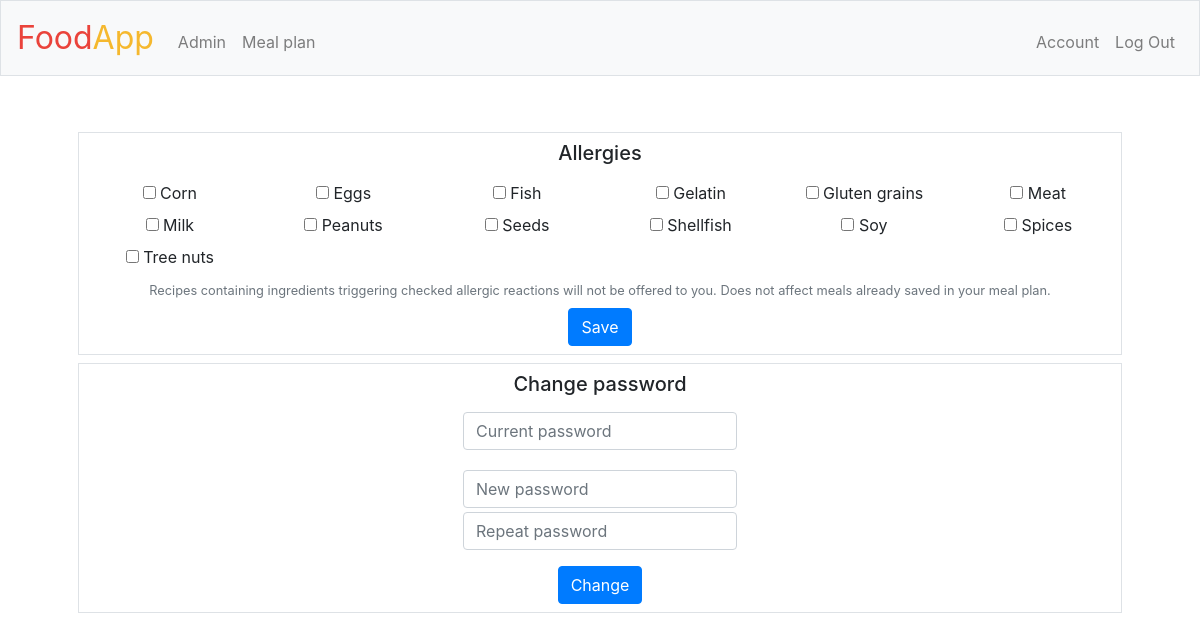
The app's page /account (signed in) with its own data.
### tables this page shows
CREATE TABLE allergies(
              id INTEGER PRIMARY KEY,
              name TEXT NOT NULL UNIQUE
            );

### application.py (the view, shortened to what this page needs)
@app.route("/account/<string:form>", methods=["POST"])
@app.route("/account", defaults={"form":None}, methods=["GET"])
@login_required
def account(form):
    user = User.from_db(db=db, id=session.get("user_id"))
    if request.method == "GET" and not form:
        allergies = db.get_rows("allergies", order_by="name ASC")
        user_allergies = {x.id for x in user.allergies}
        return render_template("account.html", allergies=allergies, user_allergies=user_allergies)

### application.py (called while the page is built)
@app.after_request
def after_request(response):
    response.headers["Cache-Control"] = "no-cache, no-store, must-revalidate"
    response.headers["Expires"] = 0
    response.headers["Pragma"] = "no-cache"
    return response

### backend/DBEntry.py (called while the page is built)
def validate_id(id):
    if not id == None:
        try:
            if not isinstance(id, int) or id < 1:
                return False
        except TypeError:
            return False
    return True

def validate_name(name):
    if not (name and isinstance(name, str)):
        return False
    return True

def to_db_obj_name(s):
    return backend.DBHandler.to_db_obj_name(s)

    @classmethod
    def from_db(cls, db, id=None, name=None):
        db_attrs = cls.get_db_attrs(db, id, name)
        if not db_attrs:
            return None
        return cls(db=db, **db_attrs)

    @classmethod
    def exists_in_db(cls, db, id=None, name=None):
        kwargs = {}
        if id:
            kwargs["id"] = id
        if name:
            kwargs["name"] = name
        if db.exists(cls.table_main, **kwargs):
            return True
        return False

    @classmethod
    def get_db_attrs(cls, db, id=None, name=None):
        if not cls.exists_in_db(db, id, name):
            return None
        table_main = to_db_obj_name(cls.table_main)
        if id:
            needle = (id,)
            query = f'SELECT * FROM "{table_main}" WHERE id = ?'
        elif name:
            needle = (name,)
            query = f'SELECT * FROM "{table_main}" WHERE name = ?'
        else:
            raise ValueError("Must provide at least one of id and name")
        row = db.c.execute(query, needle).fetchone()
        db_data = {x: y for x, y in zip(row.keys(), row)}
        return db_data

    @name.setter
    def name(self, value):
        if not validate_name(value):
            raise ValueError("name must be a non-empty string")
        self._name = value

    @db.setter
    def db(self, value):
        if value and not isinstance(value, backend.DBHandler.DBHandler):
            raise ValueError("db must be a DBHandler object")
        self.__db = value

    @property
    def id(self):
        return self._id

    @id.setter
    def id(self, value):
        if not validate_id(value):
            raise ValueError("id must be a positive integer or None")
        self._id = value

### backend/DBHandler.py (called while the page is built)
def to_db_obj_name(s):
    return s.replace('"', '""')

### backend/User.py (called while the page is built)
    @password_hash.setter
    def password_hash(self, value):
        self.__password_hash = value

### templates/account.html
{% extends "layout.html" %}
{% set CHECKBOX_GRID_WIDTH = 6 %}
{% set BOOTSTRAP_MAX_COLS = 12 %}
{% set page = request.path[request.path.rfind("/")+1:] %}
{% block main scoped %}
    {% set form_id="form-allergies" %}
    <form id="{{ form_id }}" action="/{{ page }}/allergies" method="post">
        <div class="border my-2 py-2" id="allergies">
            <label for="allergies"><h5>Allergies</h5></label><br>
                <div class="container">
                    {% for row in allergies|sort(attribute="name")|batch(CHECKBOX_GRID_WIDTH) %}
                        <div class="row">
                            {% for allergy in row %}
                                {% if allergy %}
                                <div class="col-{{ (BOOTSTRAP_MAX_COLS / CHECKBOX_GRID_WIDTH)|int }}">
                                    <label>
                                        <input form="{{ form_id }}" class="ml-2" type="checkbox" id="allergies-allergy_{{ allergy["id"] }}" name="allergies" value="{{ allergy['id'] }}" data-default=false {{ "checked" if allergy["id"] in user_allergies }}>
                                        {{ allergy["name"] }}
                                    </label>
                                </div>
                                {% endif %}
                            {% endfor %}
                        </div>
                    {% endfor %}
                </div>
            <small class="form-text text-muted mb-2">Recipes containing ingredients triggering checked allergic reactions will not be offered to you. Does not affect meals already saved in your meal plan.</small>
            <input type="submit" class="btn btn-primary" value="Save">
        </div>
    </form>
    {% set form_id="form-password" %}
    <form id="{{ form_id }}" action="/{{ page }}/password" method="post">
        <div class="border my-2 py-2" id="password">
            <label for="password"><h5>Change password</h5></label><br>
            <div class="form-group">
                <input form="{{ form_id }}" class="form-control mb-1" name="current_password" placeholder="Current password" type="password"/><br>
            </div>
            <div class="form-group">
                <input form="{{ form_id }}" class="form-control mb-1" name="new_password" placeholder="New password" type="password"/><br>
                <input form="{{ form_id }}" class="form-control" name="confirmation" placeholder="Repeat password" type="password"/>
            </div>
            <input type="submit" class="btn btn-primary" value="Change">
        </div>
    </form>
{% endblock %}

### templates/layout.html (shortened to what this page needs)
<!DOCTYPE html>
<html lang="en">
    <head>
        <link rel="stylesheet" href="https://stackpath.bootstrapcdn.com/bootstrap/4.1.3/css/bootstrap.min.css">
        <link href="/static/styles.css" rel="stylesheet"/>
        <link rel="stylesheet" href="https://use.fontawesome.com/releases/v5.5.0/css/all.css">
    </head>
    <body>
        <nav class="navbar navbar-expand-md navbar-light bg-light border">
            <a class="navbar-brand" href="/"><span class="red">Food</span><span class="yellow">App</span></a>
            <div class="collapse navbar-collapse" id="navbar">
                {% if session.user_id %}
                    <ul class="navbar-nav mr-auto mt-2">
                        {% if session.is_admin %}<li class="nav-item"><a class="nav-link" href="/admin">Admin</a></li> {% endif %}
                        <li class="nav-item"><a class="nav-link" href="/">Meal plan</a></li>
                    </ul>
                    <ul class="navbar-nav ml-auto mt-2">
                        <li class="nav-item"><a class="nav-link" href="/account">Account</a></li>
                        <li class="nav-item"><a class="nav-link" href="/logout">Log Out</a></li>
                    </ul>
                {% else %}
                    <ul class="navbar-nav ml-auto mt-2">
                        <li class="nav-item"><a class="nav-link" href="/register">Register</a></li>
                        <li class="nav-item"><a class="nav-link" href="/login">Log In</a></li>
                    </ul>
                {% endif %}
            </div>
        </nav>
        <main class="container p-5">
            {% block main %}{% endblock %}
        </main>
    </body>
</html>

### static/styles.css (style rules this page uses)
nav .navbar-brand { font-size: xx-large; }
nav .navbar-brand .red { color: #ea433b; }
nav .navbar-brand .yellow { color: #f5b82e; }
main .form-control { display: inline-block; width: auto; }
main { overflow-x: auto; text-align: center; }

### records on screen
allergies: name "Corn"
allergies: name "Eggs"
allergies: name "Fish"
allergies: name "Gelatin"
allergies: name "Gluten grains"
allergies: name "Meat"
allergies: name "Milk"
allergies: name "Peanuts"
allergies: name "Seeds"
allergies: name "Shellfish"
allergies: name "Soy"
allergies: name "Spices"
allergies: name "Tree nuts"
